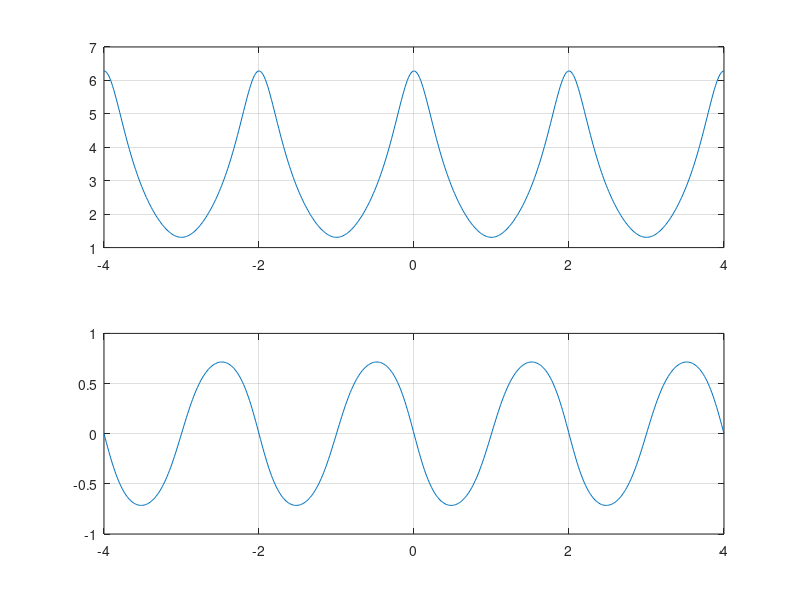

MATLAB code for this plot:
clf;
clc;
w=-4*pi:8*pi/511:4*pi;
num=[2.8 0.97];
den=[1 -0.4];
x=freqz(num,den,w);
subplot(2,1,1);
plot(w/pi,real(x));
grid
subplot(2,1,2);
plot(w/pi,imag(x));
grid
pause
subplot(2,1,1);
plot(w/pi,abs(x));
grid
subplot(2,1,2);
plot(w/pi,angle(x));
grid
